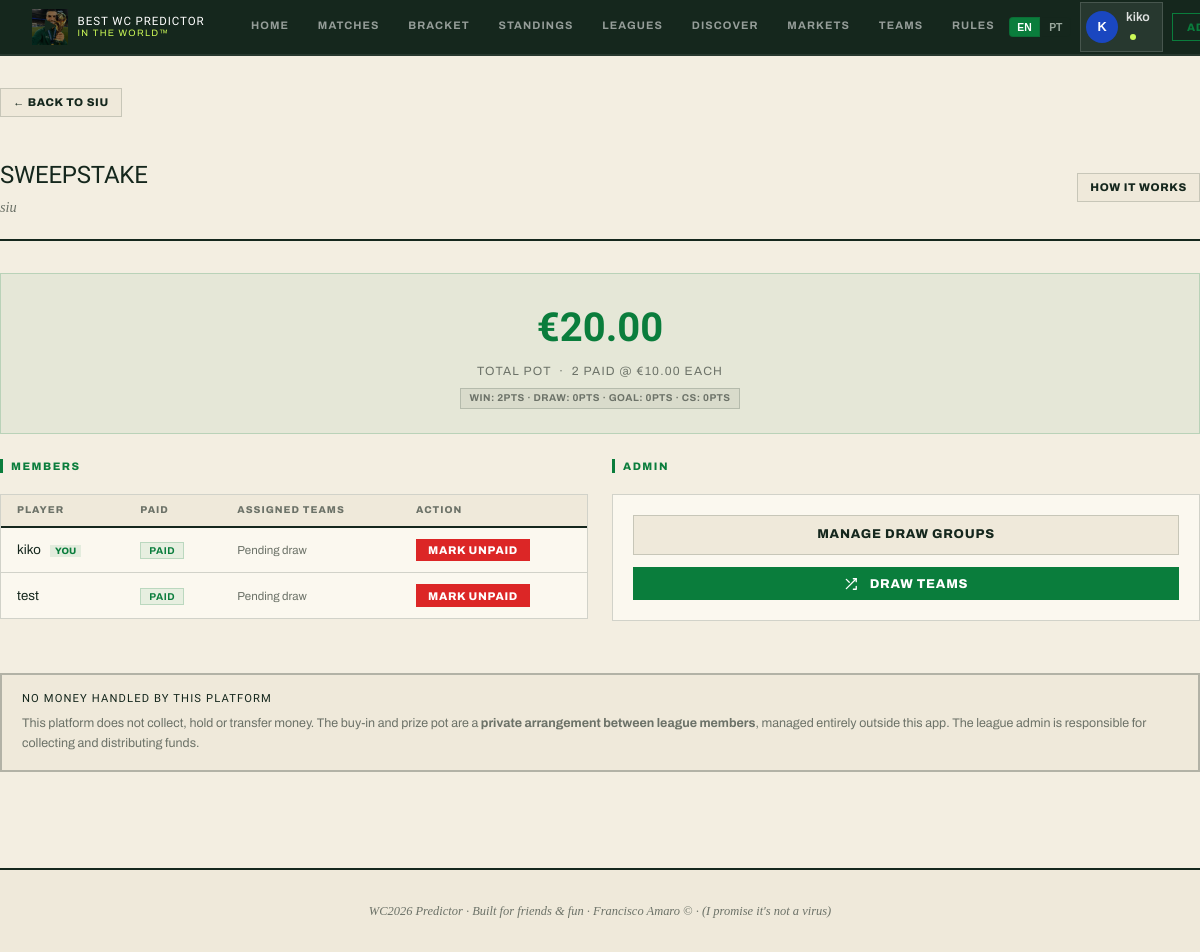
/leagues/2/sweepstake (signed in), run on the app's committed database.
### app/models.py (models this page shows)
class User(Base):
    __tablename__ = "users"
    id = Column(Integer, primary_key=True, index=True)
    username = Column(String(50), unique=True, nullable=False, index=True)
    email = Column(String(100), unique=True, nullable=False, index=True)
    password_hash = Column(String(200), nullable=False)
    is_superadmin = Column(Boolean, default=False)
    display_name = Column(String(50), nullable=True)
    bio = Column(String(120), nullable=True)
    credits = Column(Float, default=10.0)
    avatar_color = Column(String(10), default="#1a47c0")
    avatar_icon = Column(String(6), default="★")
    avatar_img_url = Column(String(200), nullable=True)
    profile_bg = Column(String(100), nullable=True)     # CSS gradient/color for whole-app background
    profile_banner_url = Column(String(200), nullable=True)  # banner image on profile page
    favorite_team_id = Column(Integer, ForeignKey("teams.id"), nullable=True)
    created_at = Column(DateTime, default=datetime.utcnow)
    memberships = relationship("LeagueMember", back_populates="user", cascade="all, delete-orphan")
    predictions = relationship("Prediction", back_populates="user", cascade="all, delete-orphan")
    sweepstake_assignments = relationship("SweepstakeAssignment", back_populates="user")
    tournament_picks = relationship("TournamentPick", back_populates="user", cascade="all, delete-orphan")
    favorite_team = relationship("Team", foreign_keys=[favorite_team_id])

class League(Base):
    __tablename__ = "leagues"
    id = Column(Integer, primary_key=True, index=True)
    name = Column(String(100), nullable=False)
    invite_code = Column(String(8), unique=True, nullable=False, index=True)
    admin_id = Column(Integer, ForeignKey("users.id"), nullable=False)
    description = Column(String(200), nullable=True)
    accent_color = Column(String(10), default="#1a47c0")
    badge_emoji = Column(String(6), default="★")
    banner_url = Column(String(200), nullable=True)
    points_exact_score = Column(Integer, default=3)
    points_correct_result = Column(Integer, default=1)
    boost_multiplier = Column(Integer, default=2)   # exact-score boost multiplier
    points_bracket_winner = Column(Integer, default=10)
    points_bracket_finalist = Column(Integer, default=5)
    points_bracket_semi = Column(Integer, default=2)
    points_bracket_quarter = Column(Integer, default=1)
    logo_url = Column(String(200), nullable=True)
    is_public = Column(Boolean, default=False)             # joinable without invite code
    category = Column(String(20), default="general")       # general / country / global
    sweepstake_enabled = Column(Boolean, default=False)
    sweepstake_buy_in = Column(Float, default=10.0)
    sweepstake_teams_per_person = Column(Integer, default=1)
    sweepstake_drawn = Column(Boolean, default=False)
    sweep_pts_win = Column(Integer, default=2)             # points per match win
    sweep_pts_draw = Column(Integer, default=0)            # points per draw (group stage)
    sweep_pts_goal = Column(Integer, default=0)            # points per goal scored
    sweep_pts_clean_sheet = Column(Integer, default=0)     # points per clean sheet kept
    sweep_big_win_threshold = Column(Integer, default=0)   # min GD to trigger big win bonus (0 = off)
    sweep_big_win_pts = Column(Integer, default=0)         # bonus points for a big win
    sweep_upset_pts = Column(Integer, default=0)           # bonus for a lower-tier team beating a higher-tier team
    created_at = Column(DateTime, default=datetime.utcnow)
    admin = relationship("User", foreign_keys=[admin_id])
    members = relationship("LeagueMember", back_populates="league", cascade="all, delete-orphan")
    predictions = relationship("Prediction", back_populates="league", cascade="all, delete-orphan")
    sweepstake_assignments = relationship("SweepstakeAssignment", back_populates="league", cascade="all, delete-orphan")
    sweepstake_groups = relationship("SweepstakeGroup", back_populates="league", cascade="all, delete-orphan", order_by="SweepstakeGroup.order_index")
    tournament_picks = relationship("TournamentPick", back_populates="league", cascade="all, delete-orphan")

class LeagueMember(Base):
    __tablename__ = "league_members"
    id = Column(Integer, primary_key=True, index=True)
    league_id = Column(Integer, ForeignKey("leagues.id"), nullable=False)
    user_id = Column(Integer, ForeignKey("users.id"), nullable=False)
    nickname = Column(String(50), nullable=True)       # custom name shown on this league's leaderboard
    sweepstake_paid = Column(Boolean, default=False)
    is_favourite = Column(Boolean, default=False)
    joined_at = Column(DateTime, default=datetime.utcnow)
    __table_args__ = (UniqueConstraint("league_id", "user_id"),)
    league = relationship("League", back_populates="members")
    user = relationship("User", back_populates="memberships")

### app/routers/sweepstake.py (the view)
@router.get("/leagues/{league_id}/sweepstake")
async def sweepstake_page(request: Request, league_id: int, db: Session = Depends(get_db)):
    user = auth.get_current_user(request, db)
    if not user:
        return RedirectResponse("/login", status_code=303)
    league = db.query(models.League).filter(models.League.id == league_id).first()
    if not league:
        return RedirectResponse("/leagues", status_code=303)
    membership = db.query(models.LeagueMember).filter(
        models.LeagueMember.league_id == league_id,
        models.LeagueMember.user_id == user.id,
    ).first()
    if not membership:
        return RedirectResponse("/leagues", status_code=303)
    members = league.members
    assignments = league.sweepstake_assignments
    paid_count = sum(1 for m in members if m.sweepstake_paid)
    pot = paid_count * league.sweepstake_buy_in
    user_teams = [a for a in assignments if a.user_id == user.id]
    user_assignments: dict = {}
    for a in assignments:
        user_assignments.setdefault(a.user_id, []).append(a.team)
    sweep_pts = _calc_sweep_points(league, db) if league.sweepstake_drawn else {}
    sweep_lb = sorted(
        [{"user": m.user, "pts": sweep_pts.get(m.user_id, 0), "teams": user_assignments.get(m.user_id, [])}
         for m in members],
        key=lambda x: x["pts"], reverse=True,
    )
    groups = league.sweepstake_groups
    return templates.TemplateResponse(
        "sweepstake/detail.html",
        {
            "request": request,
            "user": user,
            "league": league,
            "members": members,
            "pot": pot,
            "paid_count": paid_count,
            "user_teams": user_teams,
            "user_assignments": user_assignments,
            "is_admin": league.admin_id == user.id or user.is_superadmin,
            "sweep_lb": sweep_lb,
            "groups": groups,
        },
    )

### app/templates/sweepstake/detail.html (shortened to what this page needs)
{% extends "base.html" %}
{% block content %}
{% set _lang = request.cookies.get('lang', user.language if user and user.language else 'en') %}
<div class="container page-content">
  <div style="margin-bottom:1rem">
    <a href="/leagues/{{ league.id }}" class="btn btn-secondary btn-sm">← {{ t('sweep.back', _lang) }} {{ league.name }}</a>
  </div>
  <div class="page-header flex items-center justify-between">
    <div>
      <h1>{{ t('sweep.title', _lang) }}</h1>
      <p class="page-header-sub">{{ league.name }}</p>
    </div>
    <a href="/rules#sweepstake" class="btn btn-secondary btn-sm">How it works</a>
  </div>
  <div class="sweepstake-pot">
    <div class="pot-value">€{{ "%.2f"|format(pot) }}</div>
    <div class="pot-label">{{ t('sweep.pot', _lang) }} &nbsp;·&nbsp; {{ paid_count }} {{ t('sweep.paid', _lang) }} @ €{{ "%.2f"|format(league.sweepstake_buy_in) }} {{ t('sweep.each', _lang) }}</div>
    <div style="margin-top:.5rem;display:flex;gap:.5rem;justify-content:center;flex-wrap:wrap">
      <span class="tag tag-gray">Win: {{ league.sweep_pts_win or 2 }}pts · Draw: {{ league.sweep_pts_draw or 0 }}pts · Goal: {{ league.sweep_pts_goal or 0 }}pts · CS: {{ league.sweep_pts_clean_sheet or 0 }}pts</span>
    </div>
  </div>
  <div class="grid-2">
    <div>
      <div class="section-header"><h2 class="section-title">{{ t('league.stat_members', _lang) }}</h2></div>
      <div class="card">
        <table class="data-table">
          <thead>
            <tr>
              <th>{{ t('league.player', _lang) }}</th>
              <th>{{ t('sweep.paid_status', _lang) }}</th>
              <th>{{ t('sweep.assigned_teams', _lang) }}</th>
              {% if is_admin and not league.sweepstake_drawn %}<th>{{ t('sweep.action', _lang) }}</th>{% endif %}
            </tr>
          </thead>
          <tbody>
            {% for m in members %}
            <tr>
              <td>
                {{ m.user.username }}
                {% if m.user.id == user.id %}<span class="you-badge">YOU</span>{% endif %}
              </td>
              <td>
                {% if m.sweepstake_paid %}
                <span class="tag tag-green">{{ t('sweep.paid_status', _lang) }}</span>
                {% else %}
                <span class="tag tag-gray">{{ t('sweep.unpaid', _lang) }}</span>
                {% endif %}
              </td>
              <td>
                {% set mteams = user_assignments.get(m.user_id, []) %}
                {% if mteams %}
                <div style="display:flex;gap:.25rem;flex-wrap:wrap">
                  {% for team in mteams %}
                  <span style="display:flex;align-items:center;gap:.25rem;font-size:.72rem;padding:.15rem .4rem;background:var(--pg-foot);border-radius:3px;opacity:{% if team.eliminated %}.5{% else %}1{% endif %}">
                    <img src="{{ flag_url(team.code) }}" style="width:16px;height:12px;object-fit:cover;border-radius:1px" alt="">
                    {{ team.name }}
                  </span>
                  {% endfor %}
                </div>
                {% else %}
                <span class="text-muted text-xs">{% if league.sweepstake_drawn %}—{% else %}{{ t('sweep.pending_draw', _lang) }}{% endif %}</span>
                {% endif %}
              </td>
              {% if is_admin and not league.sweepstake_drawn %}
              <td>
                <form action="/leagues/{{ league.id }}/sweepstake/pay/{{ m.user_id }}" method="post">
                  <button type="submit" class="btn btn-sm {% if m.sweepstake_paid %}btn-danger{% else %}btn-primary{% endif %}">
                    {% if m.sweepstake_paid %}{{ t('sweep.mark_unpaid', _lang) }}{% else %}{{ t('sweep.mark_paid', _lang) }}{% endif %}
                  </button>
                </form>
              </td>
              {% endif %}
            </tr>
            {% endfor %}
          </tbody>
        </table>
      </div>
    </div>
    <div>
      {% if is_admin %}
      <div class="section-header"><h2 class="section-title">Admin</h2></div>
      <div class="card" style="margin-bottom:1.25rem">
        <div class="card-body" style="display:flex;flex-direction:column;gap:.75rem">
          <a href="/leagues/{{ league.id }}/sweepstake/groups" class="btn btn-secondary">Manage Draw Groups</a>
          {% if not league.sweepstake_drawn %}
          <form action="/leagues/{{ league.id }}/sweepstake/draw" method="post">
            <button type="submit" class="btn btn-primary btn-full"
                    onclick="return confirm('Draw teams for all paid members?{% if groups %} Using {{ groups|length }} group(s).{% endif %} This cannot be undone without a reset.')">
              {{ t('sweep.draw_teams', _lang) }}
            </button>
          </form>
          {% endif %}
        </div>
      </div>
      {% endif %}
    </div>
  </div>
  <div style="border:2px solid var(--border-2);border-radius:var(--radius-lg);padding:1rem 1.25rem;margin-top:2rem;background:var(--pg-foot)">
    <div style="font-family:'Archivo Black',sans-serif;font-size:.7rem;letter-spacing:.1em;text-transform:uppercase;color:var(--pg-ink);margin-bottom:.35rem">No money handled by this platform</div>
    <p style="font-size:.78rem;color:var(--pg-muted);margin:0;line-height:1.6">
      This platform does not collect, hold or transfer money. The buy-in and prize pot are a <strong style="color:var(--text-2)">private arrangement between league members</strong>, managed entirely outside this app.
      The league admin is responsible for collecting and distributing funds.
    </p>
  </div>
</div>
{% endblock %}

### app/templates/base.html (shortened to what this page needs)
<!DOCTYPE html>
<html lang="en">
<head>
  <link rel="stylesheet" href="/static/css/style.css">
</head>
<body>
{% set _lang = request.cookies.get('lang', user.language if user and user.language else 'en') %}
  <nav class="navbar">
    <a href="/" class="navbar-brand">
      <div class="brand-icon" style="overflow:hidden;padding:0;background:none;border:none;position:relative;cursor:pointer"
           id="logoBtn" title="Play / Pause">
        <img src="/static/img/logo.jpg" alt="Logo" style="width:36px;height:36px;object-fit:cover;display:block;">
        <div id="playIcon" style="position:absolute;inset:0;display:flex;align-items:center;justify-content:center;background:rgba(0,0,0,.45);font-size:.9rem;transition:opacity .15s">▶</div>
      </div>
      <div class="brand-text">
        <div class="brand-title">Best WC Predictor</div>
        <div class="brand-year">In The World™</div>
      </div>
    </a>
    <div class="nav-links">
      <a href="/" class="nav-link {% if request.url.path == '/' %}active{% endif %}">{{ t('nav.home', _lang) }}</a>
      <a href="/fixtures" class="nav-link {% if '/fixtures' in request.url.path %}active{% endif %}">{{ t('nav.matches', _lang) }}</a>
      <a href="/knockout" class="nav-link {% if '/knockout' in request.url.path %}active{% endif %}">{{ t('nav.bracket', _lang) }}</a>
      <a href="/standings" class="nav-link {% if '/standings' in request.url.path %}active{% endif %}">{{ t('nav.standings', _lang) }}</a>
      <a href="/leagues" class="nav-link {% if '/leagues' in request.url.path and '/leagues/' not in request.url.path and '/discover' not in request.url.path %}active{% endif %}">{{ t('nav.leagues', _lang) }}</a>
      <a href="/leagues/discover" class="nav-link {% if '/discover' in request.url.path %}active{% endif %}">{{ t('nav.discover', _lang) }}</a>
      <a href="/markets" class="nav-link {% if '/markets' in request.url.path %}active{% endif %}">{{ t('nav.markets', _lang) }}</a>
      <a href="/teams" class="nav-link {% if '/teams' in request.url.path %}active{% endif %}">{{ t('nav.teams', _lang) }}</a>
      <a href="/rules" class="nav-link {% if '/rules' in request.url.path %}active{% endif %}">Rules</a>
    </div>
    <div class="nav-right">
      <form action="/set-language" method="post" style="margin:0;display:flex;gap:2px">
        <button type="submit" name="lang" value="en"
                style="background:{% if _lang == 'en' %}var(--primary){% else %}transparent{% endif %};
                       border:1px solid var(--border);border-radius:4px 0 0 4px;
                       color:{% if _lang == 'en' %}#fff{% else %}var(--text-3){% endif %};
                       padding:.2rem .45rem;font-size:.65rem;font-weight:700;cursor:pointer">EN</button>
        <button type="submit" name="lang" value="pt"
                style="background:{% if _lang == 'pt' %}var(--primary){% else %}transparent{% endif %};
                       border:1px solid var(--border);border-left:none;border-radius:0 4px 4px 0;
                       color:{% if _lang == 'pt' %}#fff{% else %}var(--text-3){% endif %};
                       padding:.2rem .45rem;font-size:.65rem;font-weight:700;cursor:pointer">PT</button>
      </form>
      {% if user %}
        <a href="/profile/{{ user.username }}" class="avatar-chip" style="text-decoration:none">
          {{ avatar_html(user, "sm") | safe }}
          <span style="font-size:.78rem;font-weight:600;color:var(--text-1)">
            {{ user.display_name or user.username }}
            {% if user.is_superadmin %}<span class="superadmin-dot"></span>{% endif %}
          </span>
        </a>
        {% if user.is_superadmin %}
        <a href="/admin" class="btn-nav btn-nav-outline" style="color:var(--gold);border-color:var(--gold)">Admin</a>
        {% endif %}
      {% else %}
        <a href="/login" class="btn-nav btn-nav-outline">{{ t('nav.login', _lang) }}</a>
        <a href="/register" class="btn-nav btn-nav-primary">{{ t('nav.signup', _lang) }}</a>
      {% endif %}
    </div>
  </nav>
  <main>{% block content %}{% endblock %}</main>
  <footer>
    <p>{{ t('footer.text', _lang) }}</p>
  </footer>
</body>
</html>

### data on the page
User: avatar_color+display_name+username "K", display_name+username "kiko"
League: name "SIU", name "siu", sweepstake_buy_in "10.00", sweep_pts_win "2", sweep_pts_draw "0", sweep_pts_goal "0", sweep_pts_clean_sheet "0"
LeagueMember: user.username "kiko", shows "YOU", t "PAID", t "Pending draw", t "MARK UNPAID"
LeagueMember: user.username "test", t "PAID", t "Pending draw", t "MARK UNPAID"

### other printed values
{{ t('nav.home', _lang) }} "HOME"
{{ t('nav.matches', _lang) }} "MATCHES"
{{ t('nav.bracket', _lang) }} "BRACKET"
{{ t('nav.standings', _lang) }} "STANDINGS"
{{ t('nav.leagues', _lang) }} "LEAGUES"
{{ t('nav.discover', _lang) }} "DISCOVER"
{{ t('nav.markets', _lang) }} "MARKETS"
{{ t('nav.teams', _lang) }} "TEAMS"
{{ t('sweep.back', _lang) }} "BACK TO"
{{ t('sweep.title', _lang) }} "SWEEPSTAKE"
{{ "%.2f"|format(pot) }} "20.00"
{{ t('sweep.pot', _lang) }} "TOTAL POT"
{{ paid_count }} "2"
{{ t('sweep.paid', _lang) }} "PAID"
{{ t('sweep.each', _lang) }} "EACH"
